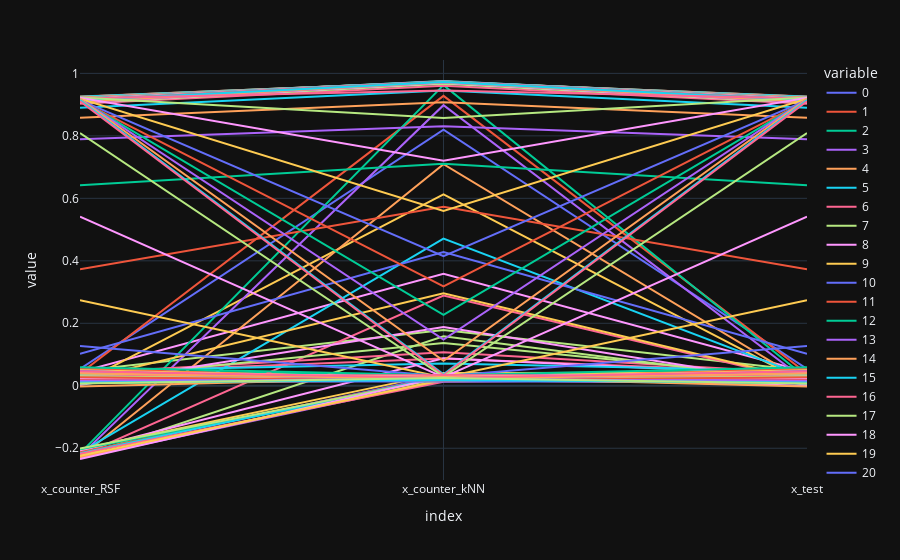

Source (notebook cell):
### Code cell
sel_instance_idx = 5
x_counter_RSF = x_counterfactual_RSF[sel_instance_idx, :]
x_counter_kNN = x_counterfactual_kNN[sel_instance_idx, :]
y1 = x_counterfactual_RSF[sel_instance_idx, :]
y2 = x_counterfactual_kNN[sel_instance_idx, :]
y3 = x_test[sel_instance_idx, :]
X = np.array([y1, y2, y3])
X = X.T
cols = ["x_counter_RSF", "x_counter_kNN", "x_test"]
df = pd.DataFrame(X, columns=cols)
df = df.T
display(df)
# df.columns = df.iloc[-1]
# print(df)
# df = df.head(-1)

# df.index.name = 'Country'

# Want time on the x-axis? ###
# just include:
# df = df.T
##############################

# plotly
fig = px.line(df, x=df.index, y=df.columns)
fig.update_layout(template="plotly_dark")
fig.show()
